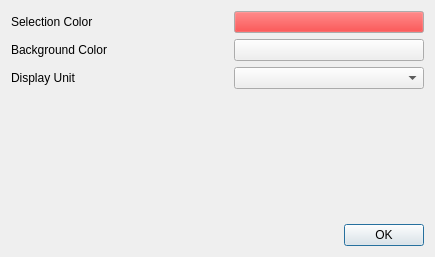
<?xml version="1.0" encoding="UTF-8"?>
<ui version="4.0">
 <comment>Copyright (C) 2012-2014 Robert Chéramy (robert@cheramy.net)

This file is part of YASW (Yet Another Scan Wizard).

YASW is free software: you can redistribute it and/or modify
it under the terms of the GNU General Public License as published by
the Free Software Foundation, either version 3 of the License, or
(at your option) any later version.

YASW is distributed in the hope that it will be useful,
but WITHOUT ANY WARRANTY; without even the implied warranty of
MERCHANTABILITY or FITNESS FOR A PARTICULAR PURPOSE.  See the
GNU General Public License for more details.

You should have received a copy of the GNU General Public License
along with YASW.  If not, see http://www.gnu.org/licenses/.
</comment>
 <class>PreferencesDialog</class>
 <widget class="QDialog" name="PreferencesDialog">
  <property name="geometry">
   <rect>
    <x>0</x>
    <y>0</y>
    <width>435</width>
    <height>257</height>
   </rect>
  </property>
  <property name="windowTitle">
   <string>YASW Preferences</string>
  </property>
  <layout class="QGridLayout" name="gridLayout_2">
   <item row="4" column="1">
    <spacer name="horizontalSpacer">
     <property name="orientation">
      <enum>Qt::Horizontal</enum>
     </property>
     <property name="sizeHint" stdset="0">
      <size>
       <width>114</width>
       <height>20</height>
      </size>
     </property>
    </spacer>
   </item>
   <item row="0" column="2">
    <widget class="QPushButton" name="selectionColorButton">
     <property name="palette">
      <palette>
       <active>
        <colorrole role="Button">
         <brush brushstyle="SolidPattern">
          <color alpha="255">
           <red>255</red>
           <green>0</green>
           <blue>0</blue>
          </color>
         </brush>
        </colorrole>
       </active>
       <inactive>
        <colorrole role="Button">
         <brush brushstyle="SolidPattern">
          <color alpha="255">
           <red>255</red>
           <green>0</green>
           <blue>0</blue>
          </color>
         </brush>
        </colorrole>
       </inactive>
       <disabled>
        <colorrole role="Button">
         <brush brushstyle="SolidPattern">
          <color alpha="255">
           <red>255</red>
           <green>0</green>
           <blue>0</blue>
          </color>
         </brush>
        </colorrole>
       </disabled>
      </palette>
     </property>
     <property name="text">
      <string/>
     </property>
    </widget>
   </item>
   <item row="0" column="0" colspan="2">
    <widget class="QLabel" name="labelSelectColor">
     <property name="text">
      <string>Selection Color</string>
     </property>
    </widget>
   </item>
   <item row="3" column="0">
    <spacer name="verticalSpacer">
     <property name="orientation">
      <enum>Qt::Vertical</enum>
     </property>
     <property name="sizeHint" stdset="0">
      <size>
       <width>20</width>
       <height>161</height>
      </size>
     </property>
    </spacer>
   </item>
   <item row="2" column="2">
    <widget class="QComboBox" name="unit"/>
   </item>
   <item row="1" column="2">
    <widget class="QPushButton" name="backgroundColorButton">
     <property name="text">
      <string/>
     </property>
    </widget>
   </item>
   <item row="4" column="2">
    <widget class="QDialogButtonBox" name="buttonBox">
     <property name="orientation">
      <enum>Qt::Horizontal</enum>
     </property>
     <property name="standardButtons">
      <set>QDialogButtonBox::Ok</set>
     </property>
    </widget>
   </item>
   <item row="1" column="0" colspan="2">
    <widget class="QLabel" name="labelBGColor">
     <property name="text">
      <string>Background Color</string>
     </property>
    </widget>
   </item>
   <item row="2" column="0" colspan="2">
    <widget class="QLabel" name="labelUnit">
     <property name="text">
      <string>Display Unit</string>
     </property>
    </widget>
   </item>
  </layout>
  <zorder>labelSelectColor</zorder>
  <zorder>selectionColorButton</zorder>
  <zorder>labelBGColor</zorder>
  <zorder>backgroundColorButton</zorder>
  <zorder>buttonBox</zorder>
  <zorder>unit</zorder>
  <zorder>labelUnit</zorder>
 </widget>
 <resources/>
 <connections>
  <connection>
   <sender>buttonBox</sender>
   <signal>accepted()</signal>
   <receiver>PreferencesDialog</receiver>
   <slot>accept()</slot>
   <hints>
    <hint type="sourcelabel">
     <x>425</x>
     <y>247</y>
    </hint>
    <hint type="destinationlabel">
     <x>157</x>
     <y>274</y>
    </hint>
   </hints>
  </connection>
  <connection>
   <sender>buttonBox</sender>
   <signal>rejected()</signal>
   <receiver>PreferencesDialog</receiver>
   <slot>reject()</slot>
   <hints>
    <hint type="sourcelabel">
     <x>425</x>
     <y>247</y>
    </hint>
    <hint type="destinationlabel">
     <x>286</x>
     <y>274</y>
    </hint>
   </hints>
  </connection>
 </connections>
</ui>
